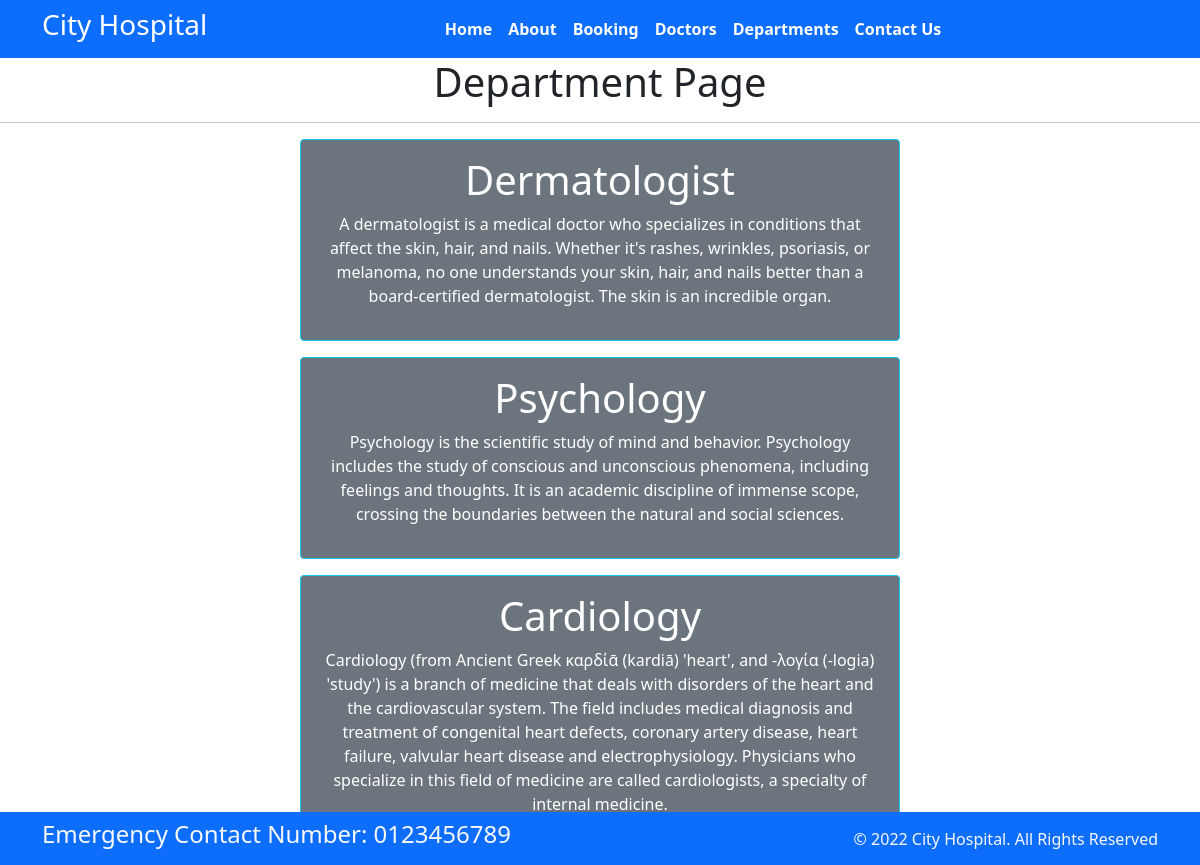
Screenshot of /department with the database file from the repository.
### home/models.py (models this page shows, shortened)
class Department(models.Model):
    dep_name = models.CharField(max_length=100)
    dep_decription = models.TextField()

### home/views.py (the view)
# urls.py: path('department', views.department, name='department'),
def department(request):
    dict_dept = {
        'dept': Department.objects.all()
    }
    return render(request, "department.html", dict_dept)

### templates/department.html (shortened to what this page needs)
{% extends 'base.html'%}
{%block content%}
<h1 class="text-center">Department Page</h1>
<hr>
{% for d in dept %}
<div class="mx-auto w-50 bg-secondary  text-center text-white p-3 my-3 border border-info rounded ">
    <h1> {{d.dep_name}}</h1>
    <p>{{d.dep_decription}}</p>
</div>
{% endfor %}
{%endblock%}

### rows the page displays
Department: dep_name "Dermatologist", dep_decription "A dermatologist is a medical doctor who specializes in conditions that affect the skin, hair, and nails. Whether it's rashes, wrinkles, psoriasis, or melanoma, no one understands your skin, hair, and nails better than a board-certified dermatologist. The skin is an incredible organ."
Department: dep_name "Psychology", dep_decription "Psychology is the scientific study of mind and behavior. Psychology includes the study of conscious and unconscious phenomena, including feelings and thoughts. It is an academic discipline of immense scope, crossing the boundaries between the natural and social sciences."
Department: dep_name "Cardiology", dep_decription "Cardiology (from Ancient Greek καρδίᾱ (kardiā) 'heart', and -λογία (-logia) 'study') is a branch of medicine that deals with disorders of the heart and the cardiovascular system. The field includes medical diagnosis and treatment of congenital heart defects, coronary artery disease, heart failure, valvular heart disease and electrophysiology. Physicians who specialize in this field of medicine are called cardiologists, a specialty of internal medicine."
